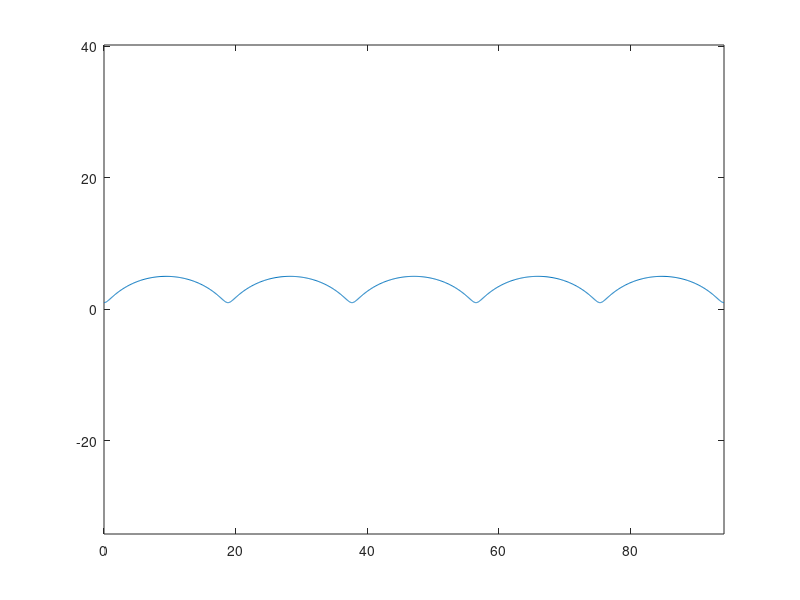

Write the MATLAB code that produced this figure.
v = [ 1, 2, 3 ] ; % 1x3 행렬
w = [ 3, 4, 5 ] ;
A = [ 0, 1, 2 ; 3, 4, 5 ; 6, 7, 8 ]; % 3x3 행렬
A * v'; % (3x3) * (3x1) = 3x1 행렬
acos(dot(v,w) / norm(v) / norm(w))

%%
t = linspace(0, 2*pi, 100) ;
x = cos(t) ;
y = sin(t) ;
z = t ;
plot3(x, y, z)

%%
a = 3 ; b = 2 ;
x = @(t) a*t - b*sin(t) ;
y = @(t) a - b*cos(t) ;
t = linspace(0, 10*pi, 1000) ;
plot(x(t), y(t))
axis equal

%%
A = [ 1 2 3 ; 
      4 5 6 ;
      9 9 1 ] ;
inv(A)

%%
B = [A(1,:);
    A(2,:) - A(1,:) ;
    A(3,:)]

%%
B = A;
B(2,:) = B(2,:) - B(1,:);
B

%%
B = A;
B(:,1) = []
B(1,:) = []
det(B)
